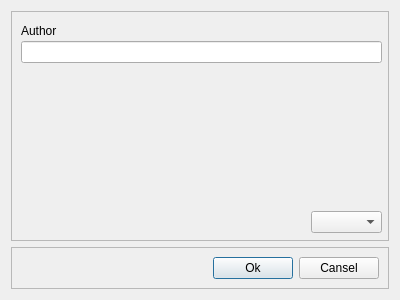
<?xml version="1.0" encoding="UTF-8"?>
<ui version="4.0">
 <class>example1</class>
 <widget class="QDialog" name="example1">
  <property name="geometry">
   <rect>
    <x>0</x>
    <y>0</y>
    <width>400</width>
    <height>300</height>
   </rect>
  </property>
  <property name="windowTitle">
   <string>Dialog</string>
  </property>
  <layout class="QVBoxLayout" name="verticalLayout">
   <item>
    <widget class="QFrame" name="edt">
     <property name="sizePolicy">
      <sizepolicy hsizetype="Preferred" vsizetype="Expanding">
       <horstretch>0</horstretch>
       <verstretch>0</verstretch>
      </sizepolicy>
     </property>
     <property name="frameShape">
      <enum>QFrame::StyledPanel</enum>
     </property>
     <property name="frameShadow">
      <enum>QFrame::Sunken</enum>
     </property>
     <widget class="QComboBox" name="cbxCurrent">
      <property name="geometry">
       <rect>
        <x>300</x>
        <y>200</y>
        <width>71</width>
        <height>22</height>
       </rect>
      </property>
     </widget>
     <widget class="QWidget" name="layoutWidget">
      <property name="geometry">
       <rect>
        <x>10</x>
        <y>10</y>
        <width>361</width>
        <height>42</height>
       </rect>
      </property>
      <layout class="QVBoxLayout" name="layAuthor" stretch="3,1">
       <property name="spacing">
        <number>0</number>
       </property>
       <item>
        <widget class="QLabel" name="lblAuthor">
         <property name="text">
          <string>Author</string>
         </property>
        </widget>
       </item>
       <item>
        <widget class="QLineEdit" name="edtAuthor"/>
       </item>
      </layout>
     </widget>
    </widget>
   </item>
   <item>
    <widget class="QFrame" name="btm">
     <property name="sizePolicy">
      <sizepolicy hsizetype="Preferred" vsizetype="Minimum">
       <horstretch>0</horstretch>
       <verstretch>0</verstretch>
      </sizepolicy>
     </property>
     <property name="frameShape">
      <enum>QFrame::StyledPanel</enum>
     </property>
     <property name="frameShadow">
      <enum>QFrame::Sunken</enum>
     </property>
     <layout class="QHBoxLayout" name="horizontalLayout">
      <item>
       <spacer name="hSpcBtn">
        <property name="orientation">
         <enum>Qt::Horizontal</enum>
        </property>
        <property name="sizeHint" stdset="0">
         <size>
          <width>40</width>
          <height>20</height>
         </size>
        </property>
       </spacer>
      </item>
      <item>
       <widget class="QPushButton" name="btnOk">
        <property name="text">
         <string>Ok</string>
        </property>
       </widget>
      </item>
      <item>
       <widget class="QPushButton" name="btnCansel">
        <property name="text">
         <string>Cansel</string>
        </property>
       </widget>
      </item>
     </layout>
    </widget>
   </item>
  </layout>
 </widget>
 <resources/>
 <connections/>
</ui>
